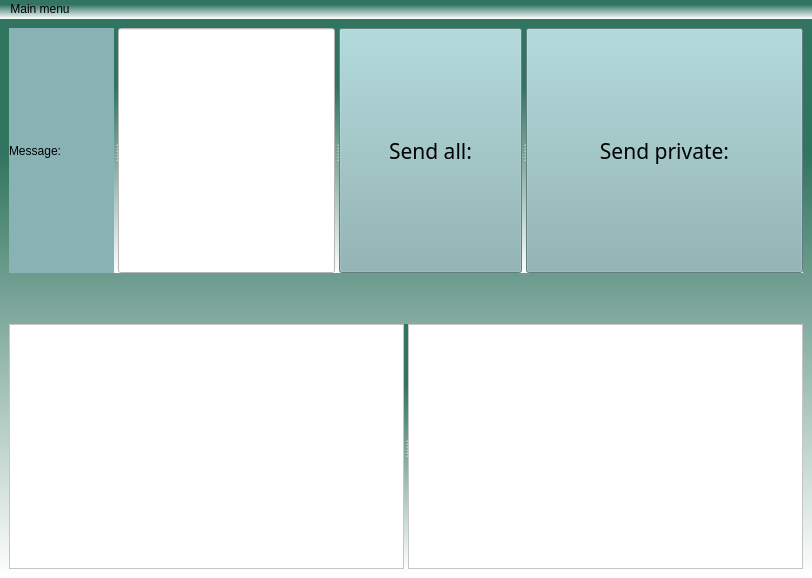
<?xml version="1.0" encoding="UTF-8"?>
<ui version="4.0">
 <class>MainWindow</class>
 <widget class="QMainWindow" name="MainWindow">
  <property name="geometry">
   <rect>
    <x>0</x>
    <y>0</y>
    <width>812</width>
    <height>578</height>
   </rect>
  </property>
  <property name="sizePolicy">
   <sizepolicy hsizetype="Expanding" vsizetype="Expanding">
    <horstretch>0</horstretch>
    <verstretch>0</verstretch>
   </sizepolicy>
  </property>
  <property name="windowTitle">
   <string>MainWindow</string>
  </property>
  <property name="styleSheet">
   <string notr="true">background-color: qlineargradient(spread:pad, x1:1, y1:0.238636, x2:1, y2:1, stop:0 rgba(49, 116, 96, 255), stop:1 rgba(255, 255, 255, 255));</string>
  </property>
  <widget class="QWidget" name="centralwidget">
   <layout class="QVBoxLayout" name="verticalLayout">
    <item>
     <widget class="QSplitter" name="splitter_2">
      <property name="orientation">
       <enum>Qt::Horizontal</enum>
      </property>
      <widget class="QLabel" name="label">
       <property name="styleSheet">
        <string notr="true">font: 12pt &quot;Vemana2000&quot;;
background-color: rgb(136, 178, 180);</string>
       </property>
       <property name="text">
        <string>Message:</string>
       </property>
      </widget>
      <widget class="QLineEdit" name="MessageLineEdit">
       <property name="styleSheet">
        <string notr="true">font: 16pt &quot;Vemana2000&quot;;
background-color: rgb(255, 255, 255);</string>
       </property>
      </widget>
      <widget class="QPushButton" name="SendAllMessage">
       <property name="font">
        <font>
         <family>Vemana2000</family>
         <pointsize>16</pointsize>
         <weight>50</weight>
         <italic>false</italic>
         <bold>false</bold>
        </font>
       </property>
       <property name="styleSheet">
        <string notr="true">font: 16pt &quot;Vemana2000&quot;;
background-color: rgb(136, 178, 180);</string>
       </property>
       <property name="text">
        <string>Send all:</string>
       </property>
      </widget>
      <widget class="QPushButton" name="SendPrivateMessage">
       <property name="font">
        <font>
         <family>Vemana2000</family>
         <pointsize>16</pointsize>
         <weight>50</weight>
         <italic>false</italic>
         <bold>false</bold>
        </font>
       </property>
       <property name="styleSheet">
        <string notr="true">font: 16pt &quot;Vemana2000&quot;;
background-color: rgb(136, 178, 180);</string>
       </property>
       <property name="text">
        <string>Send private:</string>
       </property>
      </widget>
     </widget>
    </item>
    <item>
     <spacer name="horizontalSpacer">
      <property name="orientation">
       <enum>Qt::Vertical</enum>
      </property>
      <property name="sizeType">
       <enum>QSizePolicy::Fixed</enum>
      </property>
      <property name="sizeHint" stdset="0">
       <size>
        <width>20</width>
        <height>45</height>
       </size>
      </property>
     </spacer>
    </item>
    <item>
     <widget class="QSplitter" name="splitter">
      <property name="orientation">
       <enum>Qt::Horizontal</enum>
      </property>
      <widget class="QTextBrowser" name="CommonChatBrows">
       <property name="styleSheet">
        <string notr="true">font: 16pt &quot;Vemana2000&quot;;
background-color: rgb(255, 255, 255);</string>
       </property>
      </widget>
      <widget class="QTextBrowser" name="PrivateChatBrows">
       <property name="styleSheet">
        <string notr="true">font: 16pt &quot;Vemana2000&quot;;
background-color: rgb(255, 255, 255);</string>
       </property>
      </widget>
     </widget>
    </item>
   </layout>
  </widget>
  <widget class="QMenuBar" name="menuBar">
   <property name="geometry">
    <rect>
     <x>0</x>
     <y>0</y>
     <width>812</width>
     <height>23</height>
    </rect>
   </property>
   <widget class="QMenu" name="menuMain_menu">
    <property name="title">
     <string>Main menu</string>
    </property>
    <addaction name="actionOpen_another_client"/>
    <addaction name="separator"/>
    <addaction name="actionClose_this_client"/>
   </widget>
   <addaction name="menuMain_menu"/>
  </widget>
  <action name="actionOpen_another_client">
   <property name="text">
    <string>Open another client</string>
   </property>
  </action>
  <action name="actionClose_this_client">
   <property name="text">
    <string>Close this client</string>
   </property>
  </action>
 </widget>
 <resources/>
 <connections/>
</ui>
